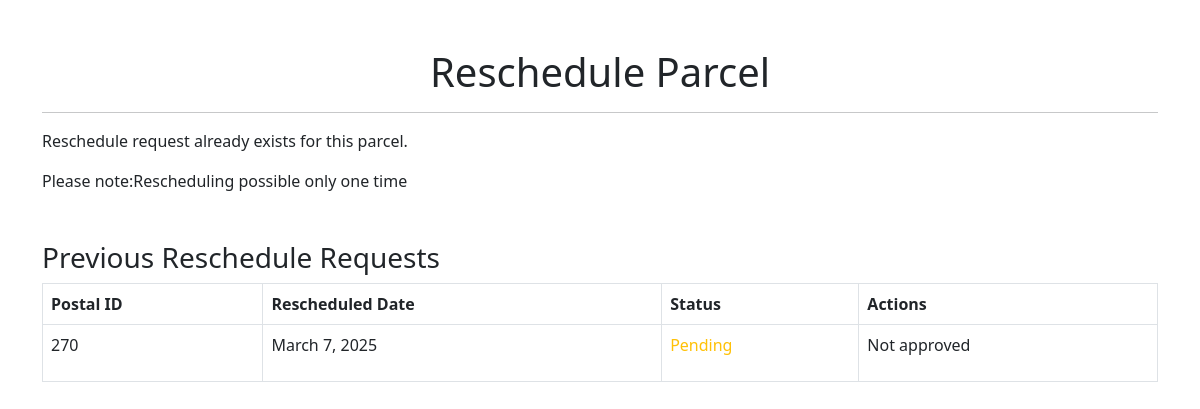
/reschedule/20, run on the app's committed database.
### POST/models.py (models this page shows)
class Reschedule(models.Model):
    parcel = models.ForeignKey(postmodel, on_delete=models.CASCADE, to_field='parcel_id')
    rescheduled_date=models.DateField()
    is_approved=models.BooleanField(default=False)
    payment_status=models.BooleanField(blank=True,null=True,default=False)
    razorpay_order_id=models.CharField(max_length=20,blank=True,null=True)

class postmodel(models.Model):
    post_id=models.IntegerField()
    parcel_id = models.IntegerField(unique=True)
    postoffice_choices=(
        ('mainpostoffice','Main_postoffice'),
        ('subpostoffice','Sub_postoffice')
    )
    postoffice=models.CharField(max_length=20,choices=postoffice_choices)
    sendername=models.CharField(max_length=100)
    sender_address=models.CharField(max_length=100)
    sender_contact = models.IntegerField(null=True, blank=True)
    receivername=models.CharField(max_length=100)
    receiver_address=models.CharField(max_length=100)
    receiver_email=models.EmailField(blank=True,null=True)
    receiver_postoffice=models.CharField(max_length=100)
    receiver_contact=models.IntegerField()
    posted_date=models.DateField()
    remarks=models.CharField(max_length=200)
    status_choices=(
        ('itempacked','item_packed'),
        ('itemdispatched','item_dispatched'),
        ('itemoutfordelivery','item_outfordelivery'),
        ('itemdelivered','item_delivered'),
        ('doorclosed', 'door_closed'),
        ('returned' , 'returned'),
        ('rescheduled','rescheduled')
    )
    status=models.CharField(max_length=100,choices=status_choices)
    weight=models.IntegerField()
    kms=models.IntegerField()
    price=models.IntegerField()
    screenshot=models.ImageField(upload_to='images/',blank=True,null=True)
    postman_name=models.CharField(max_length=100)
    reschedule_status=models.BooleanField(default=False,blank=True,null=True)

### POST/views.py (the view, shortened to what this page needs)
# urls.py: path('reschedule/<int:id>',views.reschedule,name='reschedule'),
def reschedule(request, id):
    parcel = get_object_or_404(postmodel, id=id)
    obj=models.Reschedule.objects.filter(parcel=parcel)
    return render(request, 'reschedule.html',{'obj':obj})

### POST/templates/reschedule.html (shortened to what this page needs)
<!DOCTYPE html>
<html lang="en">
<head>
    <link rel="stylesheet" href="https://cdn.jsdelivr.net/npm/bootstrap@5.3.0/dist/css/bootstrap.min.css">
</head>
<body>
    <div class="container mt-5">
        <h1 class="text-center">Reschedule Parcel</h1>
        <hr>
        {% if not obj %}
    <div class="row justify-content-center">
        <div class="col-md-6">
            <form method="post" class="card p-4 shadow">
                {% csrf_token %}
                <div class="mb-3">
                    <label for="rescheduled_date" class="form-label">Rescheduled Date:</label>
                    <input type="date" id="rescheduled_date" name="rescheduled_date" class="form-control" required>
                </div>
                <div class="d-flex justify-content-between">
                    <a href="{% url 'user_parcels' %}" class="btn btn-secondary">Cancel</a>
                    <button type="submit" class="btn btn-primary">Reschedule</button>
                </div>
            </form>
        </div>
    </div>
{% else %}
    <p>Reschedule request already exists for this parcel.</p>
{% endif %}
<p>Please note:Rescheduling possible only one time</p>
        <div class="mt-5">
            <h3>Previous Reschedule Requests</h3>
            <table class="table table-bordered">
                <thead>
                    <tr>
                        <th>Postal ID</th>
                        <th>Rescheduled Date</th>
                        <th>Status</th>
                        <th>Actions</th>
                    </tr>
                </thead>
                <tbody>
                    {% for reschedule in obj %}
                        <tr>
                            <td>{{ reschedule.parcel.parcel_id }}</td>
                            <td>{{ reschedule.rescheduled_date }}</td>
                            <td>
                                {% if reschedule.is_approved %}
                                    <span class="text-success">Approved</span>
                                {% else %}
                                    <span class="text-warning">Pending</span>
                                {% endif %}
                            </td>
                            <td>
                                {% if reschedule.is_approved and not reschedule.payment_status %}
                                <button class="btn btn-success pay-now" data-id="{{ reschedule.id }}">Pay Now</button>
                                {% elif reschedule.payment_status %}
                                <p>Paid</p>
                                {% else %}
                                <p>Not approved</p>
                                {% endif %}
                            </td>
                        </tr>
                    {% empty %}
                        <tr>
                            <td colspan="3" class="text-center">No previous reschedule requests.</td>
                        </tr>
                    {% endfor %}
                </tbody>
            </table>
        </div>
    </div>
</body>
</html>

### data on the page
Reschedule: parcel.parcel_id "270", rescheduled_date "March 7, 2025", is_approved "Pending"
